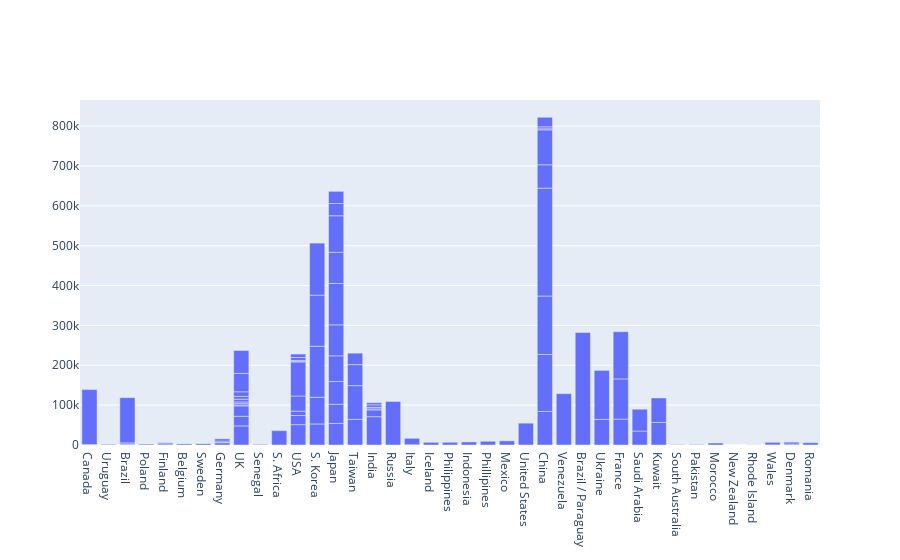

Notebook code for this chart:
### Code cell
data = df['Daily MWh ']
fig = go.Figure()
fig.add_trace(go.Bar(x=df.location, y=data.values.flatten()))

### Figure 1 — Plotly figure (JSON) as saved in the notebook; plotly's stock layout.template omitted (floating-point values rounded to 4 significant figures)
{"data": [{"type": "bar", "x": ["Canada", "Uruguay", "Brazil", "Poland", "Finland", "Finland", "Belgium", "Brazil", "Sweden", "Germany", "UK", "Senegal", "S. Africa", "USA", "S. Korea", "Japan", "Taiwan", "S. Korea", "India", "Taiwan", null, null, "Japan", "Taiwan", "Japan", "Japan", "Japan", "Japan", "Russia", "Italy", "Iceland", "Philippines", "Indonesia", "Phillipines", "Mexico", "Italy", "USA", "USA", "United States", "China", "Brazil", "Venezuela", "China", "China", "China", "Brazil / Paraguay", "India", "UK", "UK", "USA", "China", "Ukraine", "France", "Japan", "USA", "China", "Japan", "France", "France", "Ukraine", "S. Korea", "S. Korea", "S. Korea", "Canada", "Japan", "Saudi Arabia", "Japan", "Saudi Arabia", "Kuwait", "Kuwait", "Ukraine", "Germany", "South Australia", "Pakistan", "USA", "USA", "India", "China", "India", "China", "Morocco", "India", "New Zealand", "Sweden", "Rhode Island", "Wales", "UK", "Denmark", "UK", "Germany", "Denmark", "UK", "India", "Germany", "Romania", "Wales", "UK", "UK", "USA", "USA", "UK", "China", "Taiwan", "UK", "UK"], "y": [1093.0, 1729.0, 2064.0, 2214, 2773.0, 2862, 2894.0, 3239.0, 4201.0, 5702.0, 47960.0, 1600, 36000, 51000, 52800, 54120, 64512, 67056, 71000, 84480, 60274, 15616, 47952, 52608, 57090.0, 64540.0, 77760, 103896, 109200.0, 700, 6722.0, 6766, 7685, 9324, 10369, 16080.0, 23000, 10960.0, 54790.0, 84110.0, 113500.0, 128800.0, 143000.0, 146600.0, 270685, 282500.0, 17060.0, 24160.0, 26000, 38000, 58550.0, 64320, 65000, 78050.0, 85420.0, 87610.0, 91760.0, 100800.0, 118500.0, 123700.0, 128000.0, 128200.0, 130464, 137900.0, 30624, 35060.0, 30624, 54790.0, 56670.0, 61300.0, 2.804, 637.4, 920, 1280, 1760, 2025.0, 2466.0, 2720, 3840, 4950.0, 4971.0, 6400, 70, 80, 342, 358.2, 2247, 2396.0, 3500, 3562, 4675, 4184.0, 5400, 5587.0, 5760, 6262.0, 6849.0, 7117.0, 7342, 8640, 11520, 24000, 28800, 46080, 57600]}], "layout": {}}
